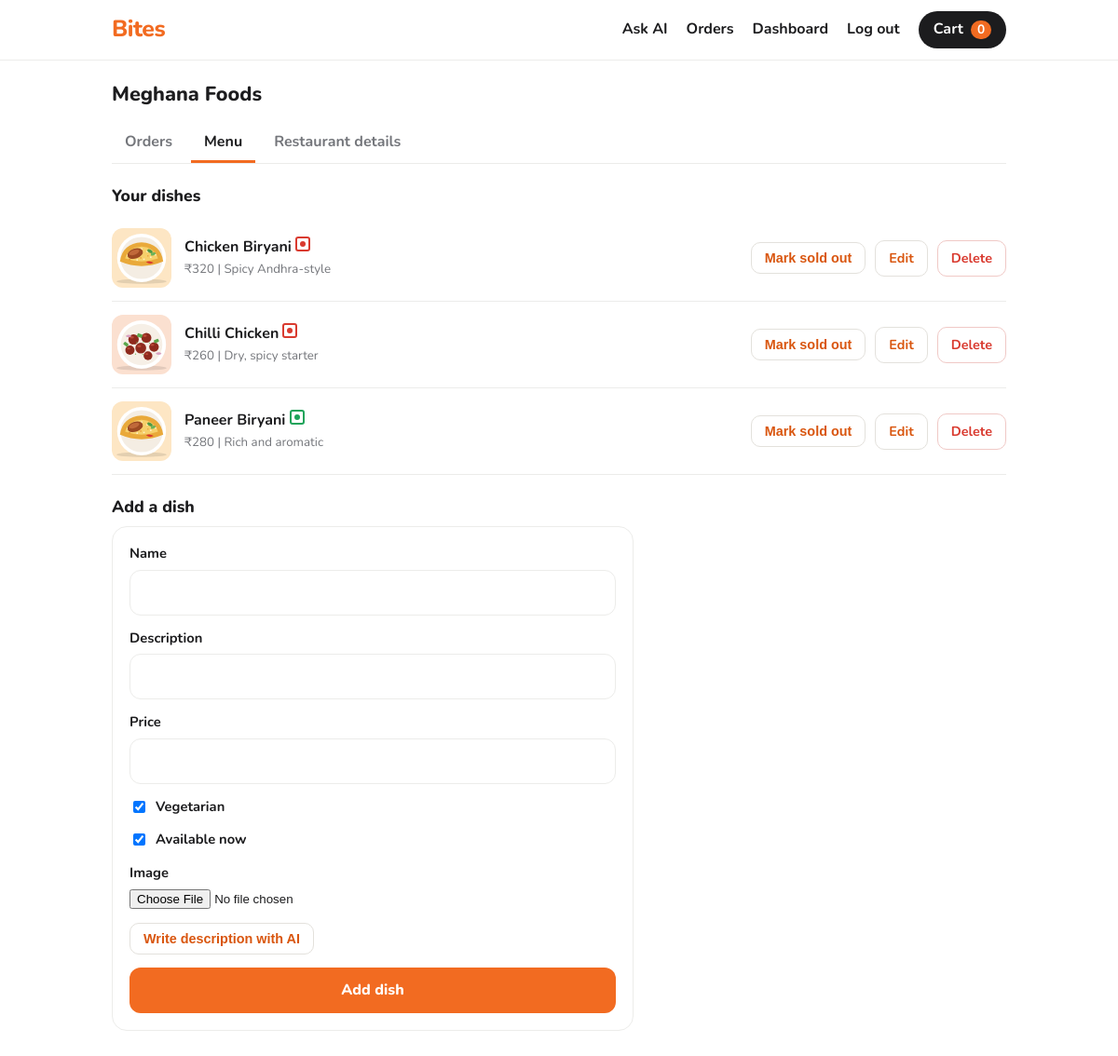
The app's page /owner/menu/ (signed in) with its own data.
### orders/models.py (models this page shows, shortened)
class Restaurant(models.Model):
    owner = models.ForeignKey(settings.AUTH_USER_MODEL, null=True, blank=True,
                              related_name="restaurants", on_delete=models.SET_NULL)
    name = models.CharField(max_length=100)
    cuisine = models.CharField(max_length=100, blank=True)
    address = models.CharField(max_length=200, blank=True)
    latitude = models.FloatField()
    longitude = models.FloatField()
    image = models.ImageField(upload_to="restaurants/", blank=True)
    is_open = models.BooleanField(default=True)

class MenuItem(models.Model):
    restaurant = models.ForeignKey(Restaurant, related_name="items", on_delete=models.CASCADE)
    name = models.CharField(max_length=100)
    description = models.CharField(max_length=200, blank=True)
    price = models.DecimalField(max_digits=7, decimal_places=2)
    is_veg = models.BooleanField(default=True)
    available = models.BooleanField(default=True)
    image = models.ImageField(upload_to="dishes/", blank=True)
    @property
    def picture_url(self):
        if self.image:
            return self.image.url
        return static(f"orders/img/{icon_for(self.name)}.svg")

### orders/owner_views.py (the view)
# urls.py: path("owner/menu/", ov.owner_menu, name="owner_menu"),
@owner_required
def owner_menu(request):
    r = request.restaurant
    form = MenuItemForm(request.POST or None, request.FILES or None)
    if request.method == "POST" and form.is_valid():
        item = form.save(commit=False)
        item.restaurant = r
        item.save()
        messages.success(request, f"{item.name} added to your menu.")
        return redirect("owner_menu")
    return render(request, "orders/owner_menu.html", {"r": r, "items": r.items.order_by("name"), "form": form})

### orders/forms.py (shortened to what this page needs)
class MenuItemForm(forms.ModelForm):
    class Meta:
        model = MenuItem
        fields = ["name", "description", "price", "is_veg", "available", "image"]
        labels = {"is_veg": "Vegetarian", "available": "Available now"}

### orders/context.py (called while the page is built)
def cart_summary(request):
    cart = request.session.get("cart", {})
    count, total = 0, Decimal("0")
    ids = [int(k) for k in cart if str(k).isdigit()]
    if ids:
        for i in MenuItem.objects.filter(pk__in=ids):
            qty = cart.get(str(i.pk), 0)
            count += qty
            total += i.price * qty
    return count, total

def cart_info(request):
    count, total = cart_summary(request)
    return {
        "cart_count": count,
        "cart_total": total,
        "user_is_owner": is_owner(request.user) if request.user.is_authenticated else False,
    }

### orders/models.py (called while the page is built)
def icon_for(text):
    t = text.lower()
    for words, icon in ICON_RULES:
        if any(w in t for w in words):
            return icon
    return "dish"

### orders/owner_views.py (called while the page is built)
def owner_required(view):
    @wraps(view)
    def wrapper(request, *args, **kwargs):
        restaurant = get_owner_restaurant(request.user)
        if restaurant is None:
            if get_profile(request.user).is_owner:
                messages.info(request, "Set up your restaurant first.")
                return redirect("owner_restaurant")
            messages.error(request, "That area is for restaurant owners.")
            return redirect("home")
        request.restaurant = restaurant
        return view(request, *args, **kwargs)
    return login_required(wrapper)

### orders/utils.py (called while the page is built)
def get_owner_restaurant(user):
    if not user.is_authenticated:
        return None
    return Restaurant.objects.filter(owner=user).first()

def is_owner(user):
    if not user.is_authenticated:
        return False
    return (Restaurant.objects.filter(owner=user).exists()
            or Profile.objects.filter(user=user, is_owner=True).exists())

### orders/templates/orders/owner_menu.html (shortened to what this page needs)
{% extends "orders/base.html" %}
{% load static %}
{% block content %}
<h1 class="sec">{{ r.name }}</h1>
<div class="subnav">
  <a href="{% url 'owner_dashboard' %}">Orders</a>
  <a href="{% url 'owner_menu' %}" class="on">Menu</a>
  <a href="{% url 'owner_restaurant' %}">Restaurant details</a>
</div>
<h2 class="sec2">Your dishes</h2>
{% for i in items %}
<div class="line{% if not i.available %} soldout{% endif %}">
  <img src="{{ i.picture_url }}" alt="">
  <div class="grow"><strong>{{ i.name }}</strong> <span class="vmark {% if not i.is_veg %}non{% endif %}"></span><br>
    <small class="muted">₹{{ i.price|floatformat:"-2" }} | {{ i.description }}</small></div>
  <div class="actions tight">
    <form method="post" action="{% url 'owner_item_toggle' i.pk %}">{% csrf_token %}<button class="btn-outline btn-sm">{% if i.available %}Mark sold out{% else %}Mark available{% endif %}</button></form>
    <a class="btn btn-sm btn-outline" href="{% url 'owner_item_edit' i.pk %}">Edit</a>
    <form method="post" action="{% url 'owner_item_delete' i.pk %}" onsubmit="return confirm('Delete this dish?')">{% csrf_token %}<button class="btn-danger btn-sm">Delete</button></form>
  </div>
</div>
{% empty %}<p class="muted">No dishes yet. Add your first one below.</p>{% endfor %}
<h2 class="sec2">Add a dish</h2>
<form method="post" enctype="multipart/form-data" class="card narrow-left">{% csrf_token %}
  {% include "orders/_form.html" %}
  <button type="button" class="btn-outline btn-sm" id="aidesc">Write description with AI</button>
  <button class="primary">Add dish</button>
</form>
{% endblock %}

### orders/static/orders/style.css (style rules this page uses)
:root { --ink:#1c1c1e; --muted:#74767b; --line:#ececea; --soft:#f7f6f3; --tint:#fff1e7; --accent:#f26b21; --accent-dark:#d9560f; --green:#1ea35a; --red:#d93a2f; --radius:16px; }
* { box-sizing: border-box; }
body { margin:0; font-family:"Nunito", system-ui, -apple-system, "Segoe UI", sans-serif; color:var(--ink); background:#fff; line-height:1.45; padding-bottom:84px; }
h1, h2, h3 { margin:0; line-height:1.2; }
.muted { color:var(--muted); }
.sec { font-size:1.35rem; font-weight:800; margin-bottom:18px; }
.vmark { display:inline-block; width:16px; height:16px; border:2px solid var(--green); border-radius:3px; position:relative; }
.vmark::after { content:""; position:absolute; inset:3px; background:var(--green); border-radius:50%; }
.vmark.non { border-color:var(--red); }
.vmark.non::after { background:var(--red); }
.btn, button.primary { display:inline-block; background:var(--accent); color:#fff; border:0; border-radius:12px; padding:13px 24px; font:inherit; font-weight:800; cursor:pointer; text-decoration:none; width:100%; text-align:center; }
.line { display:flex; align-items:center; gap:14px; padding:14px 0; border-bottom:1px solid var(--line); }
.line img { width:64px; height:64px; border-radius:12px; object-fit:cover; }
.line .grow { flex:1; }
.card { border:1px solid var(--line); border-radius:var(--radius); padding:18px; background:#fff; margin-bottom:16px; }
.fgroup input:not([type=checkbox]):not([type=radio]):not([type=file]), .fgroup textarea, .fgroup select { width:100%; padding:12px 14px; border:1px solid var(--line); border-radius:12px; font:inherit; background:#fff; }
.actions { display:flex; gap:10px; flex-wrap:wrap; margin-top:14px; align-items:center; }
.actions.tight { margin-top:0; }
.actions form { margin:0; }
button.btn-sm, .btn.btn-sm { width:auto; padding:8px 14px; font-size:.9rem; border-radius:10px; font-weight:700; cursor:pointer; }
.btn-outline { background:#fff !important; color:var(--accent-dark) !important; border:1px solid #e3e1dc !important; }
.btn-danger { background:#fff; color:var(--red); border:1px solid #f0c9c6; border-radius:10px; font:inherit; font-weight:700; cursor:pointer; }
.sec2 { font-size:1.1rem; font-weight:800; margin:24px 0 10px; }
.subnav { display:flex; gap:6px; margin:12px 0 18px; border-bottom:1px solid var(--line); }
.subnav a { padding:8px 14px; text-decoration:none; color:var(--muted); font-weight:700; border-bottom:3px solid transparent; }
.subnav a.on { color:var(--ink); border-color:var(--accent); }
.narrow-left { max-width:560px; }

### records on screen
Restaurant: name "Meghana Foods"
MenuItem: name "Chicken Biryani", is_veg False (drawn), price "320", description "Spicy Andhra-style", available "Mark sold out"
MenuItem: shows a picture, name "Chilli Chicken", is_veg False (drawn), price "260", description "Dry, spicy starter", available "Mark sold out"
MenuItem: name "Paneer Biryani", is_veg True (drawn), price "280", description "Rich and aromatic", available "Mark sold out"

### other values on screen
{{ cart_count }} "0"
{{ field.label }} "Name" "Description" "Price" "Image"
{{ field.label }} "Vegetarian" "Available now"
